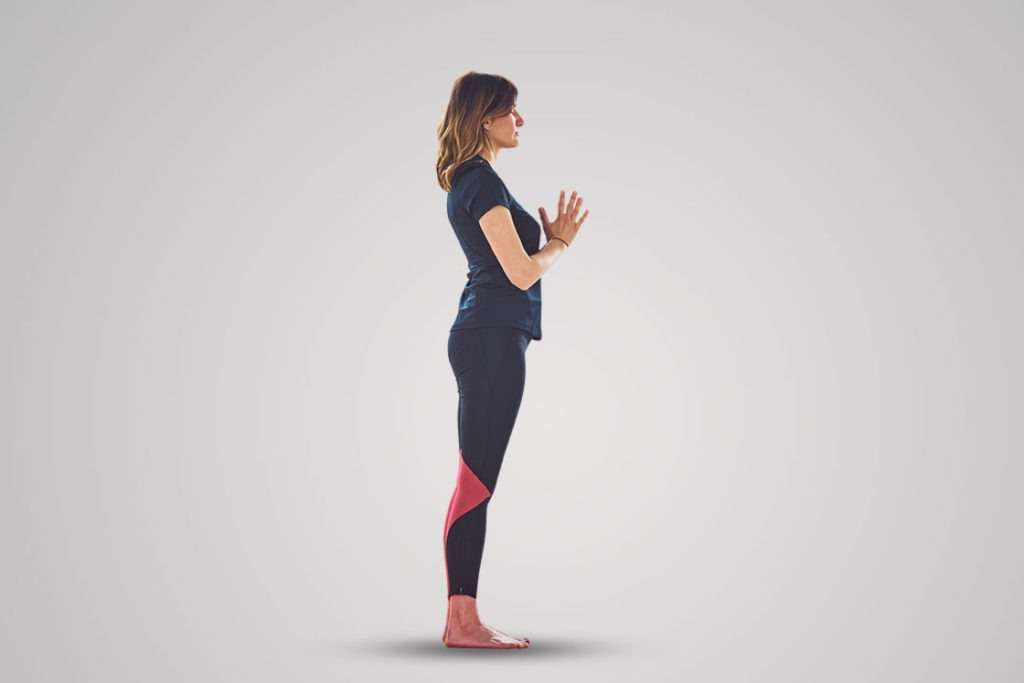
#> input picture Database/pose.jpeg, 1024 x 683 px, given in place of the camera
$ jupyter execute --allow-errors 'cv read feed.ipynb'   (text cells are left out)
#> lines starting #> are read from the running program, lines starting #| are printed output that depends on the picture
[cell 1]
import cv2
#read video
cap = cv2.VideoCapture(2)

mirror = True
#mirror the video


while True:
    ret, frame = cap.read()
#> frame is the input picture: shape (683, 1024, 3); mean B, G, R 203.3, 202.4, 205.8
    if not ret:
        break
    if mirror:
        frame = cv2.flip(frame, 1)
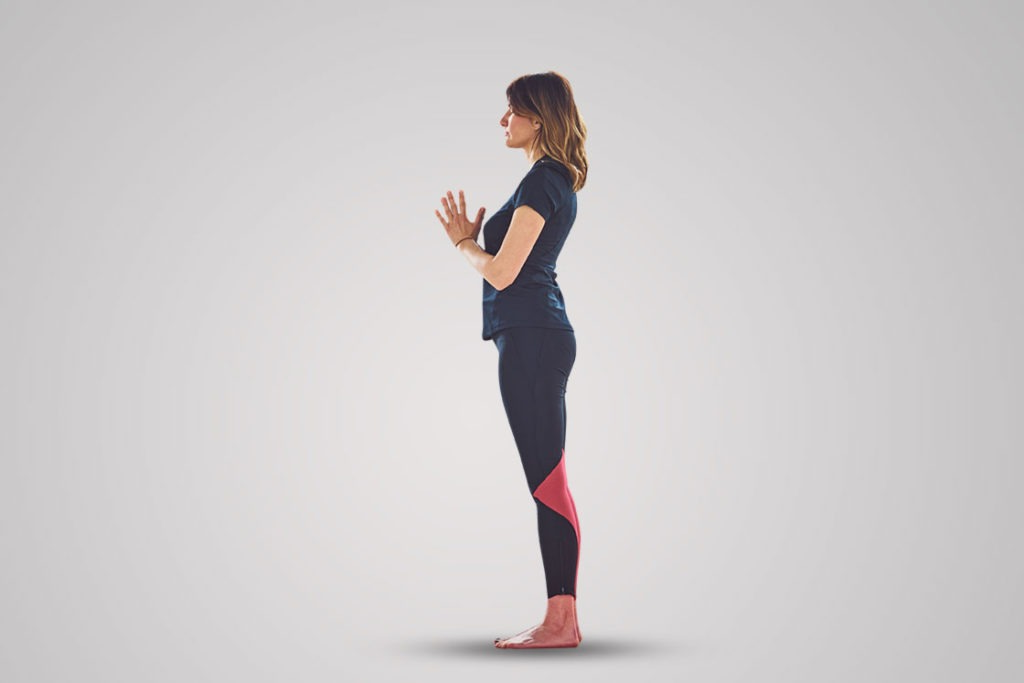
#> frame: shape (683, 1024, 3); mean B, G, R 203.3, 202.4, 205.8
    cv2.imshow('frame', frame)
    if cv2.waitKey(1) & 0xFF == ord('q'):
#> (key q is pressed here)
        break
cap.release()
cv2.destroyAllWindows()

[cell 2]
import cv2
cap = cv2.VideoCapture(2)
mirror = True
#crop face using harcascade
face_cascade = cv2.CascadeClassifier(r'D:\satyam apps\datascience_class_2025\Database\haarcascade_frontalface_default.xml')
while True:
    ret, frame = cap.read()
    if not ret:
        break
    if mirror:
        frame = cv2.flip(frame, 1)
    gray = cv2.cvtColor(frame, cv2.COLOR_BGR2GRAY)
    faces = face_cascade.detectMultiScale(gray, 1.3, 5)
#> faces = ()
    for (x,y,w,h) in faces:
        cv2.rectangle(frame, (x,y), (x+w, y+h), (255,0,0), 2)
#> this loop made 0 passes
        #cover the face with a circle
        # cv2.circle(frame, (x+w//2, y+h//2), w//2, (255,0,0), -1)
    cv2.imshow('frame', frame)
    if cv2.waitKey(1) & 0xFF == ord('q'):
#> (key q is pressed here)
        break
cap.release()
cv2.destroyAllWindows()

[cell 3]
# train model to recognize face using LBPH
import os
import numpy as np
from PIL import Image

# reuse existing face_cascade and recognizer objects if available
recognizer = cv2.face.LBPHFaceRecognizer_create()
save_dir = r'D:\satyam apps\datascience_class_2025\Database\dataset'  # update this path as needed

def get_images_and_labels(base_path):
    face_samples = []
    ids = []

    for name in os.listdir(base_path):
        path = os.path.join(base_path, name)

        # Case 1: files like User.<id>.<count>.jpg (your current format)
        if os.path.isfile(path) and name.lower().endswith((".jpg", ".jpeg", ".png")):
            parts = name.split(".")
            if len(parts) >= 3 and parts[0].lower() == "user" and parts[1].isdigit():
                user_id = int(parts[1])
                img = Image.open(path).convert("L")
                img_np = np.array(img, dtype="uint8")

                # Images are already cropped faces; use full image directly
                face_samples.append(img_np)
                ids.append(user_id)

        # Case 2: optional support for folder-per-person datasets
        elif os.path.isdir(path):
            # if needed, add folder parsing here
            pass

    return face_samples, ids

base_path = save_dir  # already defined in your notebook
#> (the rest of this cell did not finish here and is left out)

[cell 4]
#recognize face using LBPH
import cv2
import numpy as np
mirror = True
face_cascade = cv2.CascadeClassifier(r'D:\satyam apps\datascience_class_2025\Database\haarcascade_frontalface_default.xml')
recognizer = cv2.face.LBPHFaceRecognizer_create()
#> (the rest of this cell did not finish here and is left out)

[cell 5]
# capture 100 images from camera and save
save_dir = r'D:\satyam apps\datascience_class_2025\Database\dataset'  # fixed path
user_id = 1
count = 0
mirror = True

cap = cv2.VideoCapture(2)
face_cascade = cv2.CascadeClassifier(r'D:\satyam apps\datascience_class_2025\Database\haarcascade_frontalface_default.xml')

while True:
    ret, frame = cap.read()
    if not ret or count >= 100:
        break

    if mirror:
        frame = cv2.flip(frame, 1)

    gray = cv2.cvtColor(frame, cv2.COLOR_BGR2GRAY)
    faces = face_cascade.detectMultiScale(gray, 1.3, 5)

    for (x, y, w, h) in faces:
        count += 1
        file_path = f"{save_dir}\\User.{user_id}.{count}.jpg"
        ok = cv2.imwrite(file_path, gray[y:y+h, x:x+w])
        if not ok:
            print("Failed to save:", file_path)

        cv2.rectangle(frame, (x, y), (x+w, y+h), (255, 0, 0), 2)
#> after the loop, count = 0

    cv2.imshow('frame', frame)
    if cv2.waitKey(1) & 0xFF == ord('q'):
#> (key q is pressed here)
        break

cap.release()
cv2.destroyAllWindows()
print("Saved images:", count)
#| Saved images: 0
